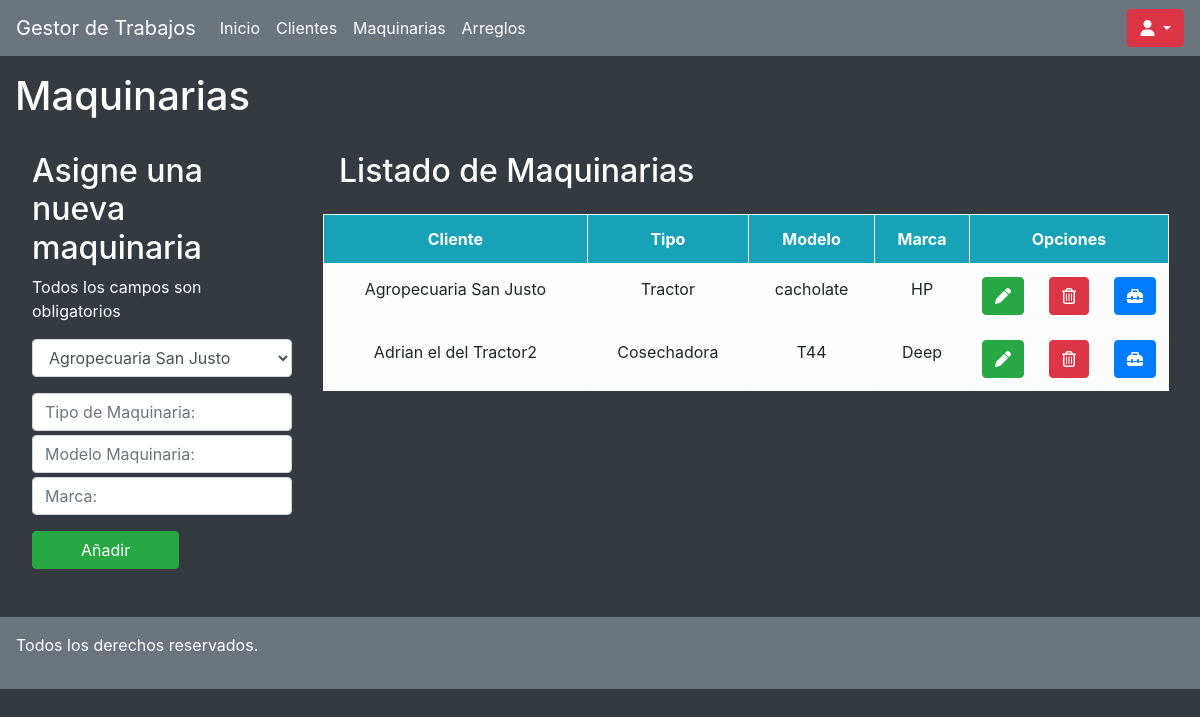
/clientes/maquinarias/ (signed in), run on an earlier commit of the app's database.
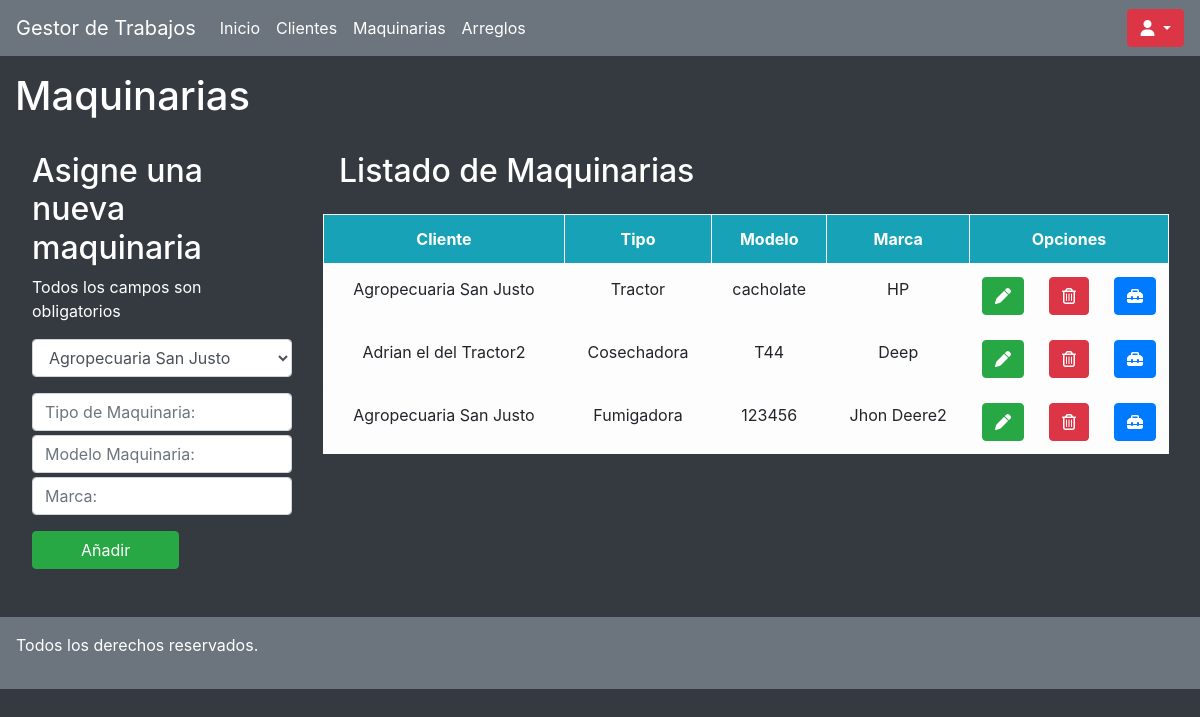
And on a later commit of the database.
### clientes/models.py (models this page shows, shortened)
class Maquinarias(models.Model):
    propietario = models.ForeignKey(Clientes, null= True, blank = True, on_delete=models.CASCADE)
    tipo = models.CharField(max_length=50)
    modelo = models.CharField(max_length=50)
    marca = models.CharField(max_length=50)

class Clientes(models.Model):
    empresa = models.CharField(max_length=50,null=True,blank=True)
    condicion_iva = models.CharField(max_length=30)
    telefono = models.IntegerField(null=True,blank=True)
    domicilio = models.CharField(max_length=100)
    mail = models.EmailField(null=True,blank=True)
    cuit = models.IntegerField()
    def __str__(self): #es para que cuando lo pidamos me devuelva algo legible, en este caso el nombre
        return f'{self.empresa}'

### clientes/views.py (the view)
# urls.py: path('maquinarias/', maquinarias, name='maquinarias'),
@login_required
def maquinarias(request):
    clientes = Clientes.objects.all()
    maquinarias = Maquinarias.objects.all()
    return render(request, 'maquinarias.html', {"maquinarias": maquinarias,"clientes": clientes})

### clientes/templates/maquinarias.html (shortened to what this page needs)
{% extends "./base.html" %}
{% block body%}
<div class="col-12">
    <h1 class="mt-3 text-white">Maquinarias</h1>
</div>
<div class="row m-3">
    <div class="col-3 p-3 text-white">
        <h2>Asigne una nueva maquinaria</h2>
        <p class="warning">Todos los campos son obligatorios</p>
        <form action="../agregar_maquinarias/" class="form-group" method="POST">
            <select class="form-control mb-3" aria-label=".form-select-sm example" name="propietario" id="propietario">
                {% for clientes in clientes %}
                    <option value="{{clientes.id}}">{{clientes.empresa}}</option>
                {%endfor%}
            </select>
            <input type="text" name="tipo" class="form-control mt-1" placeholder="Tipo de Maquinaria:">
            <input type="text" name="modelo" class="form-control mt-1" placeholder="Modelo Maquinaria:">
            <input type="text" name="marca" class="form-control mt-1" placeholder="Marca:">
            <button class="btn btn-success aling-center px-5 mt-3">Añadir</button>
        </form>
    </div>
    <div class="col-9">
        <h2 class="p-3 text-white">Listado de Maquinarias</h2>
        <table class="table col-12 text-center table-bordered table-light table-hover">
            <thead class="bg-info text-white">
                <tr>
                    <th>Cliente</th>
                    <th>Tipo</th>
                    <th>Modelo</th>
                    <th>Marca</th>
                    <th colspan="3" class="col-2">Opciones</th>
                </tr>
            </thead>
            <tbody class="">
                {% for maquinarias in maquinarias %}
                <tr>
                    <td> {{ maquinarias.propietario}} </td>
                    <td> {{ maquinarias.tipo}} </td>
                    <td> {{ maquinarias.modelo}} </td>
                    <td> {{ maquinarias.marca}} </td>
                    <td><a href="../editar_maquinarias/{{maquinarias.id}}" class="btn btn-success" title="Editar"><i class="fas fa-pen"></i></a></td>
                    <td><a href="../eliminar_maquinaria/{{maquinarias.id}}/{{maquinarias.propietario_id}}" class="btn btn-danger" title="Eliminar"><i class="far fa-trash-alt"></i></a></td>
                    <td><a href="../arreglos-cliente/{{maquinarias.id}}" class="btn btn-primary" title="Arreglos"><i class="fas fa-toolbox"></i></a></td>
                </tr>
                {% endfor %}
            </tbody>
        </table>
    </div>
</div>
{%endblock%}

What changed in the data, as far as the page shows it:
added Maquinarias: propietario "Agropecuaria San Justo", tipo "Fumigadora", modelo "123456", marca "Jhon Deere2"
